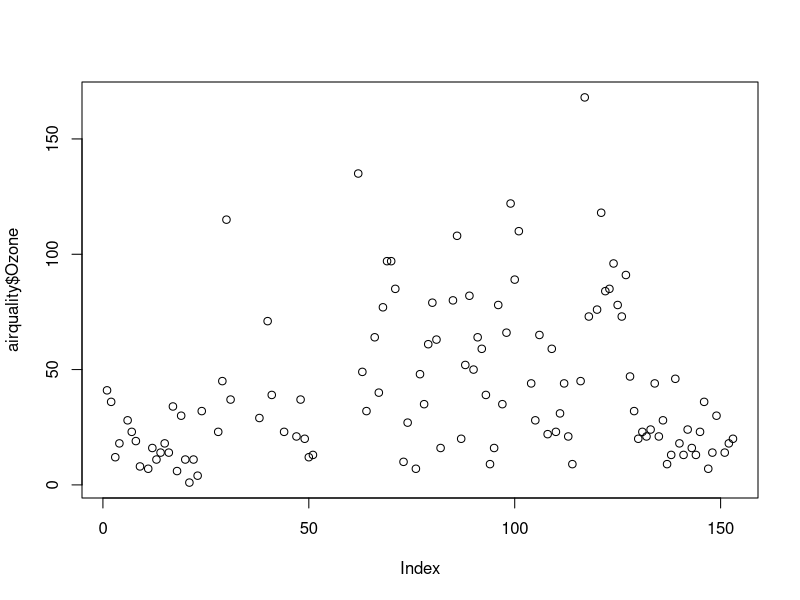
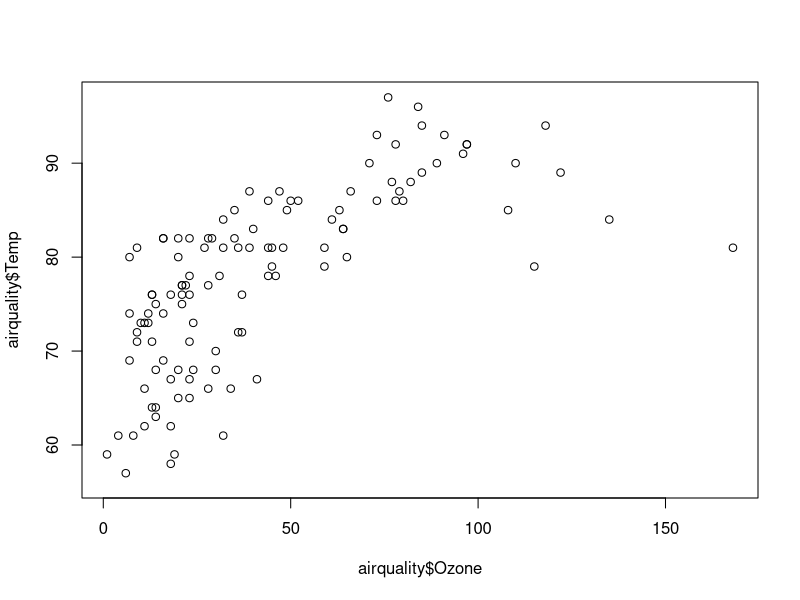
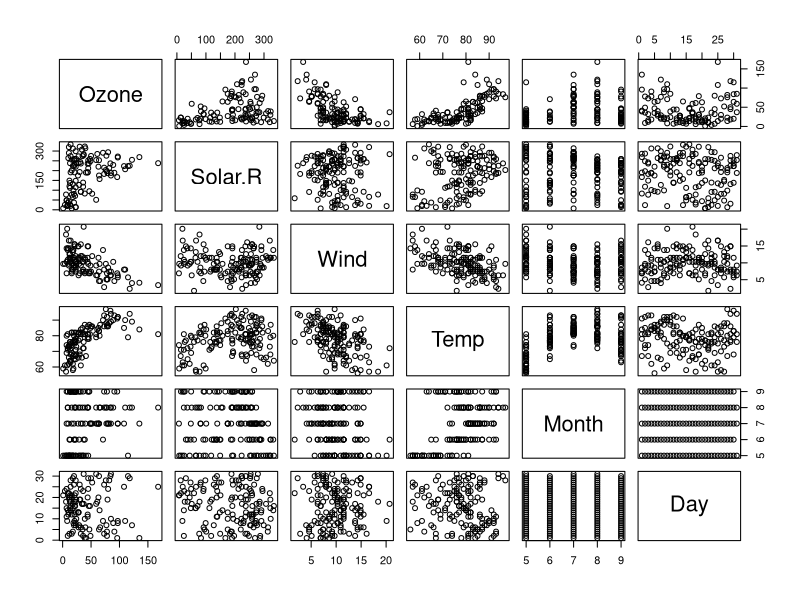

Write R code to recreate these figures, in order.
data("airquality")
head(airquality)
tail(airquality)
summary(airquality$Temp)
summary(airquality$Wind)
plot(airquality$Ozone)
#airquality=read.csv('path/airquality.csv',header=TRuE,sep=",")
plot(airquality$Ozone,airquality$Temp)
plot(airquality)



